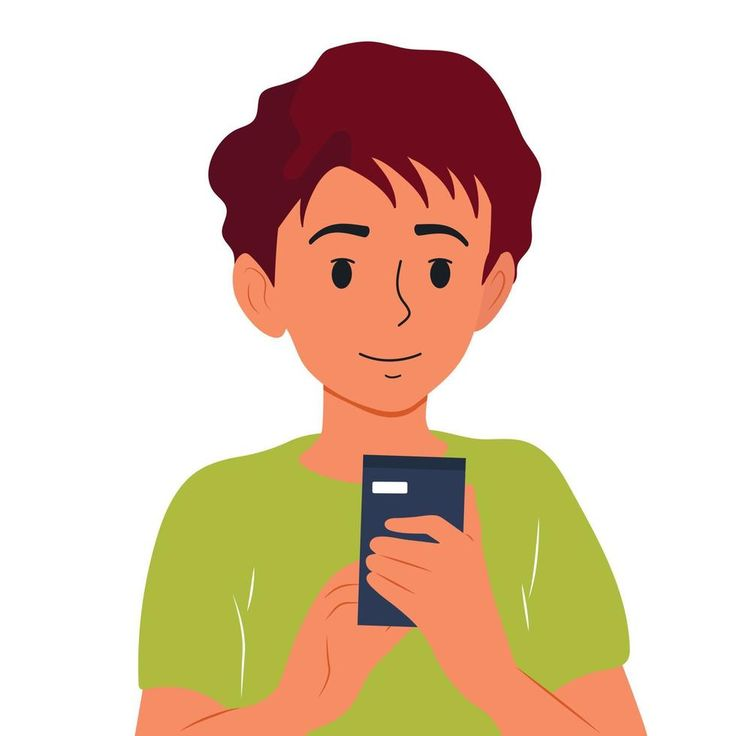
#> input picture trial/The boy is holding a phone, a call or a message in his hands_ Vector flat illustration_.jpeg, 736 x 736 px, given in place of the camera
$ python trial.py
#> lines starting #> are read from the running program, lines starting #| are printed output that depends on the picture; after the words box and inside, x2 and y2 are one past the last pixel; in counts of white or black regions, pixels touching at a corner belong together
import numpy as np
import cv2

# =====================================================================
# Algoritma
# 1. Membuka kamera (0 biasanya adalah default untuk kamera laptop)
# 2. Memeriksa apakah kamera berhasil diakses
# 3. Gunakan perulangan untuk membaca frame dari kamera
# 4. Konversi frame ke HSV
# 5. Definisikan rentang warna untuk deteksi
# 6. Gabungkan semua masker
# 7. Terapkan masker ke frame asli
# 8. Tampilkan frame asli dengan area deteksi warna merah
# 9. Keluar dengan tombol 'q'
# 10. Melepaskan kamera dan menutup semua jendela
# =====================================================================

def show_color_info(event, x, y, flags, param):
    if event == cv2.EVENT_LBUTTONDOWN:  # Ketika klik kiri
        hsv_value = hsv[y, x]  # Mendapatkan nilai HSV pada titik (x, y)
        print(f"HSV: {hsv_value}")

        # Cek warna terdekat berdasarkan hue (untuk tujuan demonstrasi)
        hue = hsv_value[0]
        if 0 <= hue <= 10 or 170 <= hue <= 180:
            print("Warna yang terdeteksi: Merah")
        elif 100 <= hue <= 125:
            print("Warna yang terdeteksi: Biru")
        elif 140 <= hue <= 150:
            print("Warna yang terdeteksi: Ungu")
        else:
            print("Warna Tidak Teridentifikasi")

# Buka kamera
cap = cv2.VideoCapture(0)

if not cap.isOpened():
    print("Kamera Tidak Terbuka")
    exit()

# Set callback mouse
cv2.namedWindow("Deteksi Warna")
cv2.setMouseCallback("Deteksi Warna", show_color_info)
while True:
    ret, frame = cap.read()
#> frame is the input picture: shape (736, 736, 3); mean B, G, R 179.5, 202.1, 225.5

    if not ret:
        print("Gagal Membaca Kamera")
        break
#  = = = = = = = = = = ALGORITMA DETEKSI WARNA = = = = = = = = = =
    # 4. Konversi frame ke HSV
    # Mengubah frame dari ruang warna BGR ke HSV.
    hsv = cv2.cvtColor(frame, cv2.COLOR_BGR2HSV)
#> hsv: shape (736, 736, 3); mean H, S, V 24.2, 69.9, 227.6
# - - - - - - - - - - - - - - - - - - - - - - - - - - - - - - - -

    # 5. Definisikan rentang warna untuk deteksi
    # Rentang warna merah
    lower_red = np.array([0, 120, 70])
    upper_red = np.array([10, 255, 255])
    mask_red1 = cv2.inRange(hsv, lower_red, upper_red)
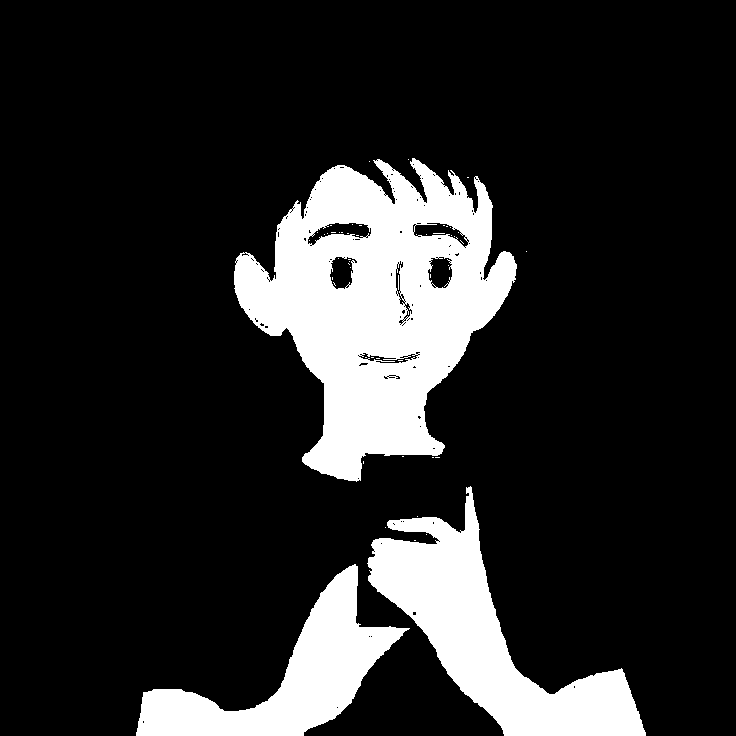
#> mask_red1: shape (736, 736); 16.3% white; 51 white regions (48 under 20 px), largest, box (x1, y1, x2, y2) and area: (234, 158, 517, 482) 49313, (367, 486, 646, 736) 23348, (136, 564, 410, 736) 15677

    lower_red2 = np.array([170, 120, 70])
    upper_red2 = np.array([180, 255, 255])
    mask_red2 = cv2.inRange(hsv, lower_red2, upper_red2)
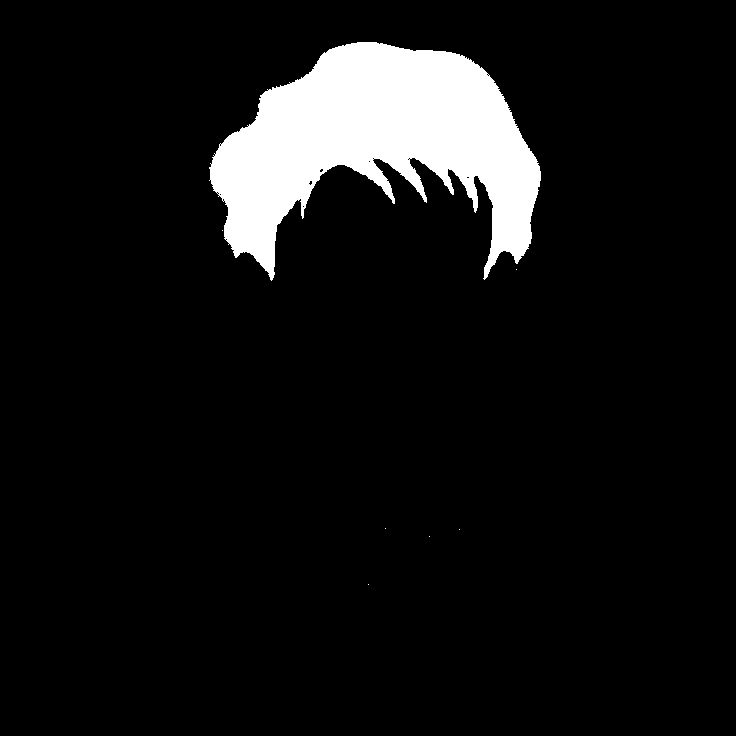
#> mask_red2: shape (736, 736); 7.6% white; 7 white regions (6 under 20 px), largest, box (x1, y1, x2, y2) and area: (209, 42, 541, 281) 41391
    mask_red = mask_red1 + mask_red2
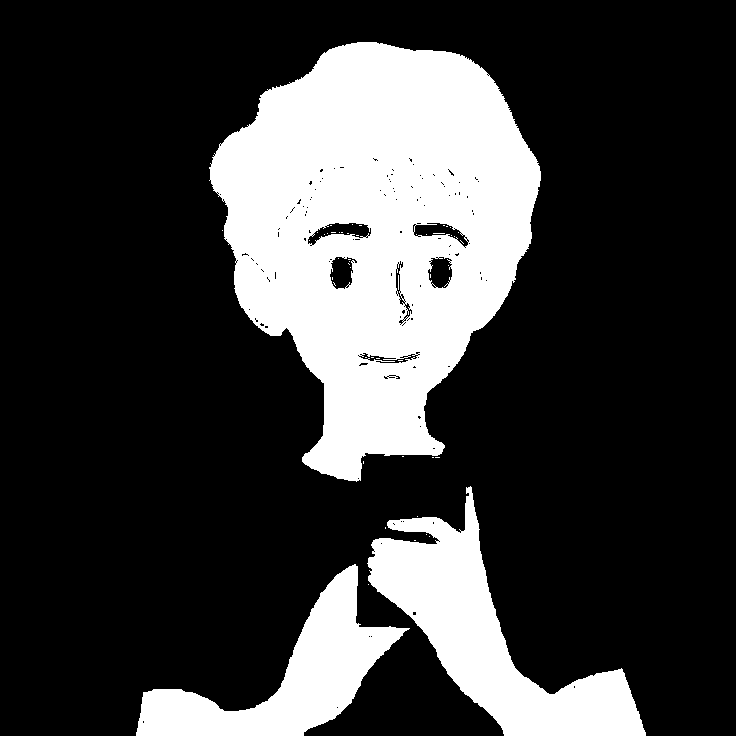
#> mask_red: shape (736, 736); 24% white; 50 white regions (47 under 20 px)

    # Rentang warna biru
    lower_blue = np.array([100, 150, 150])
    upper_blue = np.array([125, 255, 255])
    mask_blue = cv2.inRange(hsv, lower_blue, upper_blue)
#> mask_blue: shape (736, 736); every value is 0

    # Rentang warna ungu
    lower_purple = np.array([140, 90, 150])  # Hue minimum untuk ungu
    upper_purple = np.array([150, 255, 255])  # Hue maksimum untuk ungu
    mask_purple = cv2.inRange(hsv, lower_purple, upper_purple)

    # 6. Gabungkan semua masker
    mask = mask_red | mask_blue | mask_purple

    # 7. Terapkan masker ke frame asli
    result = cv2.bitwise_or(frame, frame, mask=mask)
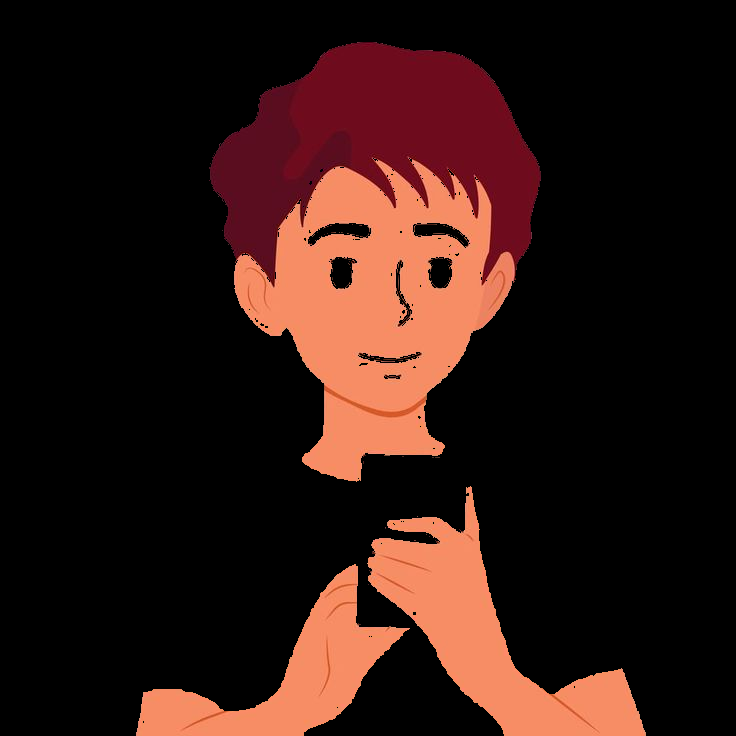
#> result: shape (736, 736, 3); mean B, G, R 18.4, 23.5, 47.7

# - - - - - - - - - - - - - - - - - - - - - - - - - - - - - - - -

    # Gabungkan frame asli dengan hasil deteksi untuk membuat semua warna terlihat
    # cv2.addWeighted menggabungkan dua gambar (frame dan result) dengan bobot tertentu.
    # Frame asli (frame) diberi bobot 0.7 atau 70%, sehingga tetap terlihat lebih dominan.
    # Bobot menentukan seberapa besar kontribusi setiap gambar dalam hasil akhir.
    # Hasil deteksi warna merah (result) diberi bobot 0.3, sehingga warna deteksinya "terpadu" dengan frame asli.
    combined = cv2.addWeighted(frame, 0.7, result, 0.3, 0)
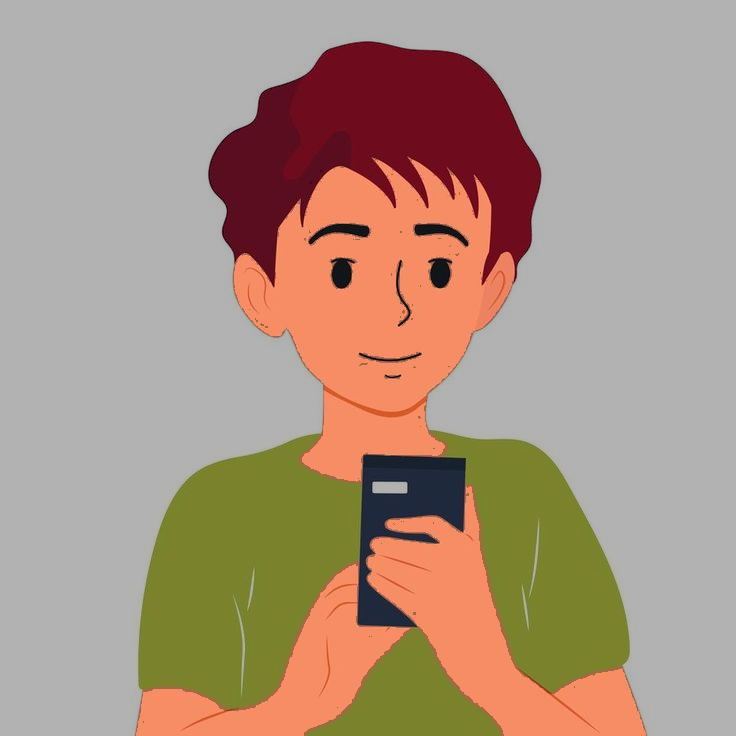
#> combined: shape (736, 736, 3); mean B, G, R 130.9, 148.2, 171.8

# - - - - - - - - - - - - - - - - - - - - - - - - - - - - - - - -

    # Temukan kontur pada masker merah
    # cv2.findContours digunakan untuk menemukan batas (kontur) area yang memenuhi masker merah.
    # cv2.RETR_TREE untuk mendapatkan semua hierarki kontur.
    # cv2.CHAIN_APPROX_SIMPLE mengurangi jumlah titik kontur untuk efisiensi.
    # Output: contours adalah daftar koordinat kontur merah yang ditemukan dalam gambar.


    # Proses deteksi area merah
    # Filter kontur kecil: cv2.contourArea(contour) > 500 memastikan area yang terlalu kecil (noise) diabaikan.
    # Dapatkan bounding box: cv2.boundingRect memberikan koordinat (x, y) serta dimensi (w, h) dari persegi panjang yang mengelilingi area kontur.
    # Gambar persegi panjang: cv2.rectangle menggambar persegi panjang hijau di sekitar area yang terdeteksi.
    # Tandai deteksi: Jika area merah terdeteksi, variabel merah_terdeteksi diatur menjadi True.
    # Deteksi merah
    contours_red, _ = cv2.findContours(mask_red, cv2.RETR_TREE, cv2.CHAIN_APPROX_SIMPLE)
#> contours_red = 252 contours, 241 with area under 20; largest, box (x1, y1, x2, y2) and area: (209, 42, 541, 482) 93217, (367, 486, 646, 736) 22874, (136, 564, 410, 736) 15310, (307, 222, 372, 246) 735, (329, 256, 358, 290) 642
    for contour in contours_red:
        if cv2.contourArea(contour) > 500:  # Threshold area
            x, y, w, h = cv2.boundingRect(contour)
            cv2.rectangle(combined, (x, y), (x + w, y + h), (0, 0, 255), 2)

            # Tambahkan teks di atas rectangle merah
            text_red = "FOUND MERAH"
            text_size_red = cv2.getTextSize(text_red, cv2.FONT_HERSHEY_SIMPLEX, 0.7, 2)[0]
            text_x_red = x + (w - text_size_red[0]) // 2
            text_y_red = y - 10 if y - 10 > 20 else y + h + 20
            cv2.putText(combined, text_red, (text_x_red, text_y_red), cv2.FONT_HERSHEY_SIMPLEX, 0.7, (0, 0, 255), 2)
#> this loop made 252 passes
#> (x, y, w, h, text_x_red, text_y_red) on passes 2, 12, 28, 115, 120, 157, 169: (136, 564, 274, 172, 193, 554), (367, 486, 279, 250, 426, 476), (209, 42, 332, 440, 295, 32), (427, 256, 26, 33, 360, 246), (329, 256, 29, 34, 263, 246), (413, 222, 56, 26, 361, 212), (307, 222, 65, 24, 259, 212)
#> contour on passes 1, 4, 5, 6, 7, 8: [[368, 584]], [[336, 707], [337, 706], [338, 707], [337, 708]], [[370, 636], [371, 635], [372, 636], [371, 637]], [[368, 636], [369, 635], [370, 636], [369, 637]], [[414, 540], [415, 540]], [[429, 536]]
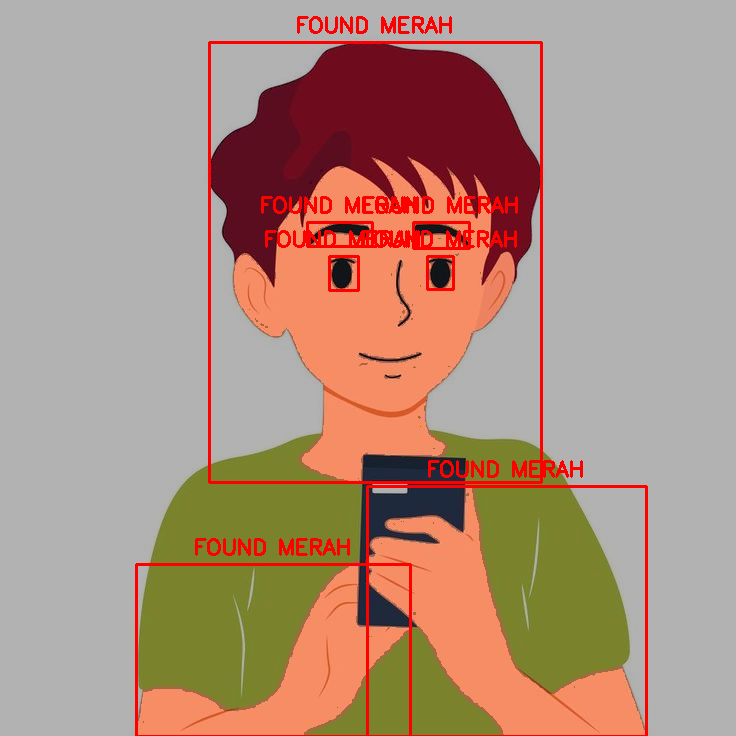
#> combined: shape (736, 736, 3); 3.54% of pixels changed, all inside (x1, y1, x2, y2) = (135, 16, 648, 736)

    # Deteksi biru
    contours_blue, _ = cv2.findContours(mask_blue, cv2.RETR_TREE, cv2.CHAIN_APPROX_SIMPLE)
#> contours_blue = []
    for contour in contours_blue:
        if cv2.contourArea(contour) > 500:
            x, y, w, h = cv2.boundingRect(contour)
            cv2.rectangle(combined, (x, y), (x + w, y + h), (255, 0, 0), 2)

            # Tambahkan teks di atas rectangle biru
            text_blue = "FOUND BLUE"
            text_size_blue = cv2.getTextSize(text_blue, cv2.FONT_HERSHEY_SIMPLEX, 0.7, 2)[0]
            text_x_blue = x + (w - text_size_blue[0]) // 2
            text_y_blue = y - 10 if y - 10 > 20 else y + h + 20
            cv2.putText(combined, text_blue, (text_x_blue, text_y_blue), cv2.FONT_HERSHEY_SIMPLEX, 0.7, (255, 0, 0), 2)
#> this loop made 0 passes

    # Deteksi ungu
    contours_purple, _ = cv2.findContours(mask_purple, cv2.RETR_TREE, cv2.CHAIN_APPROX_SIMPLE)
#> contours_purple = []
    for contour in contours_purple:
        if cv2.contourArea(contour) > 500:
            x, y, w, h = cv2.boundingRect(contour)
            cv2.rectangle(combined, (x, y), (x + w, y + h), (255, 0, 255), 2)

            # Tambahkan teks di atas rectangle ungu
            text_purple = "FOUND PURPLE"
            text_size_purple = cv2.getTextSize(text_purple, cv2.FONT_HERSHEY_SIMPLEX, 0.7, 2)[0]
            text_x_purple = x + (w - text_size_purple[0]) // 2
            text_y_purple = y - 10 if y - 10 > 20 else y + h + 20
            cv2.putText(combined, text_purple, (text_x_purple, text_y_purple), cv2.FONT_HERSHEY_SIMPLEX, 0.7, (255, 0, 255), 2)
# - - - - - - - - - - - - - - - - - - - - - - - - - - - - - - - -

    # Jika warna merah terdeteksi, tampilkan teks tambahan di atas frame (opsional)
    # Jika setidaknya satu area merah terdeteksi, teks "Warna Merah Terdeteksi!" akan muncul di bagian atas layar pada posisi tetap (50, 50).
    # Teks ini memberikan informasi tambahan secara keseluruhan kepada pengguna.
    # if merah_terdeteksi:
    #     cv2.putText(combined, "Warna Merah Terdeteksi!", (50, 50),
    #                 cv2.FONT_HERSHEY_SIMPLEX, 1, (0, 0, 255), 2)

# - - - - - - - - - - - - - - - - - - - - - - - - - - - - - - - -

    # 8. Tampilkan frame asli dengan deteksi warna merah
    cv2.imshow("Deteksi Warna Merah", combined)

# - - - - - - - - - - - - - - - - - - - - - - - - - - - - - - - -

    # 9. Keluar dengan tombol 'q'
    if cv2.waitKey(1) & 0xFF == ord('q'):
#> (key q is pressed here)
        break

# - - - - - - - - - - - - - - - - - - - - - - - - - - - - - - - -

cap.release()
cv2.destroyAllWindows()
